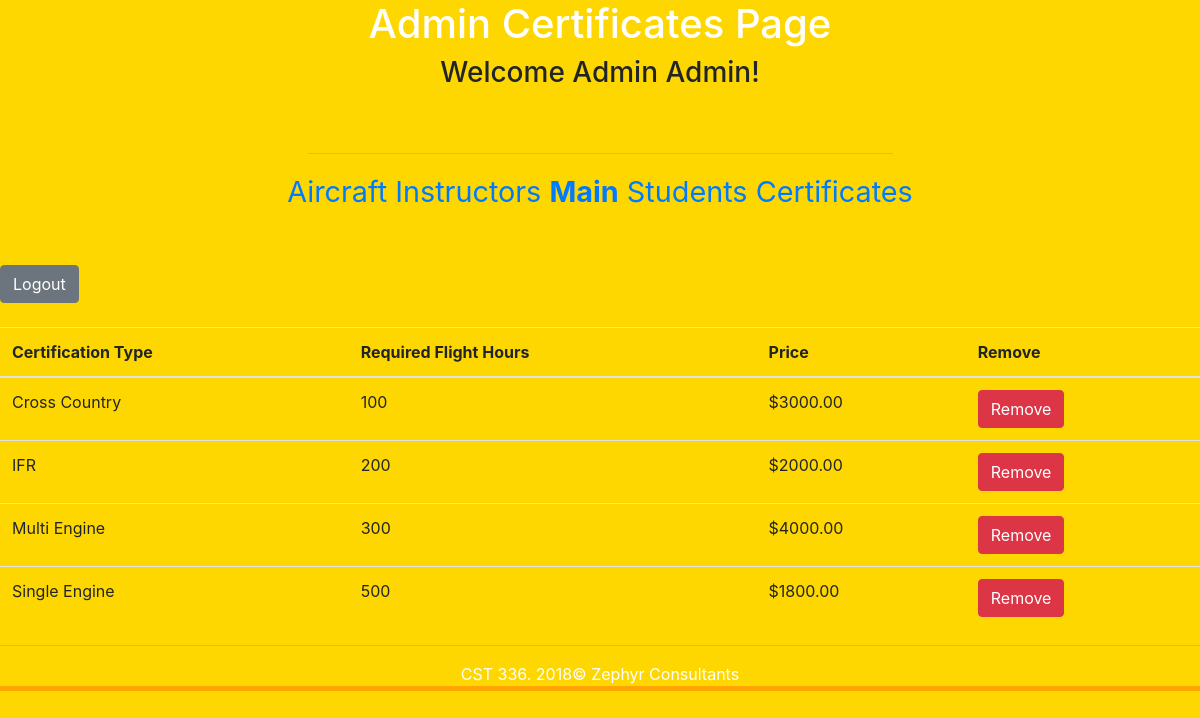
Page /finalProject/admin/certificatesSubAdmin.php (signed in) on the committed database.
### tables this page shows
CREATE TABLE `certificates` (
  `cert_type` char(35) NOT NULL,
  `required_flight_hours` int(10) DEFAULT NULL,
  `price` decimal(9,2) DEFAULT '0.00'
);

### finalProject/admin/certificatesSubAdmin.php (the view, shortened to what this page needs)
<?php
$conn = getDatabaseConnection("channel_islands");
function displayAllCertificates() {
    global $conn;
    $sql="SELECT * FROM certificates";
    $statement = $conn->prepare($sql);
    $statement->execute();
    $records = $statement->fetchAll(PDO::FETCH_ASSOC);
    return $records;
}
?>
<!DOCTYPE html>
<html>
    <head>
        <link rel="stylesheet" href="https://stackpath.bootstrapcdn.com/bootstrap/4.1.2/css/bootstrap.min.css">
        <link href="css/styles.css" rel="stylesheet" type="text/css" />
    </head>
    <body>
        <header>
            <h1> Admin Certificates Page </h1>
        </header>
        <h3> Welcome <?=$_SESSION['adminName']?>!</h3><br />
        <nav>
            <hr width="50%" />
            <a href="aircraftSubAdmin.php">Aircraft</a>
            <a href="instructorsSubAdmin.php">Instructors</a>
            <a href="mainAdmin.php"><strong>Main</strong></a>
            <a href="studentsSubAdmin.php">Students</a>
            <a href="certificatesSubAdmin.php">Certificates</a>
        </nav>
        <br /><br />
        <form action="/cst336/finalProject/logout.php">
            <input type="submit" class = 'btn btn-secondary' id = "beginning" value="Logout"/>
        </form>
        <br />
        <?php
        $records=displayAllCertificates();
        echo "<table class='table table-hover'>";
        echo "<thread>
        <tr>
            <th scope='col'>Certification Type</th>
            <th scope='col'>Required Flight Hours</th>
            <th scope='col'>Price</th>
            <th scope='col'>Remove</th>
        </tr>
       </thread>";
       echo"<tbody>";
       foreach($records as $record) {
           echo "<tr>";
           echo "<td>" . $record['cert_type'] . "</td>";
           echo "<td>" . $record['required_flight_hours'] . "</td>";
           echo "<td>$" . $record['price'] . "</td>";
           echo "<form action='deleteCertificates.php' onsubmit='return confirmDelete()'>";
           echo "<td><input type='submit' class = 'btn btn-danger' value='Remove'></td>";
       }
       echo "</tbody>";
       echo "</table>";
       ?>
       <footer>
            <hr>
            CST 336. 2018&copy;  Zephyr Consultants <br />
        </footer>
    </body>
</html>

### finalProject/admin/css/styles.css (style rules this page uses)
nav { padding: 15px; padding-bottom: 4px; font-size: 1.8em; text-decoration: none; color: white; }
h3 { text-align: center; }
header, nav { text-align: center; color: white; }
body { background-color:gold; }
footer { text-align: center; color: white; border-bottom: 5px orange solid; }

### rows in the picture
certificates: cert_type "Cross Country", required_flight_hours "100", price "3000.00"
certificates: cert_type "IFR", required_flight_hours "200", price "2000.00"
certificates: cert_type "Multi Engine", required_flight_hours "300", price "4000.00"
certificates: cert_type "Single Engine", required_flight_hours "500", price "1800.00"

### other values in the picture
$_SESSION['adminName'] "Admin Admin"
